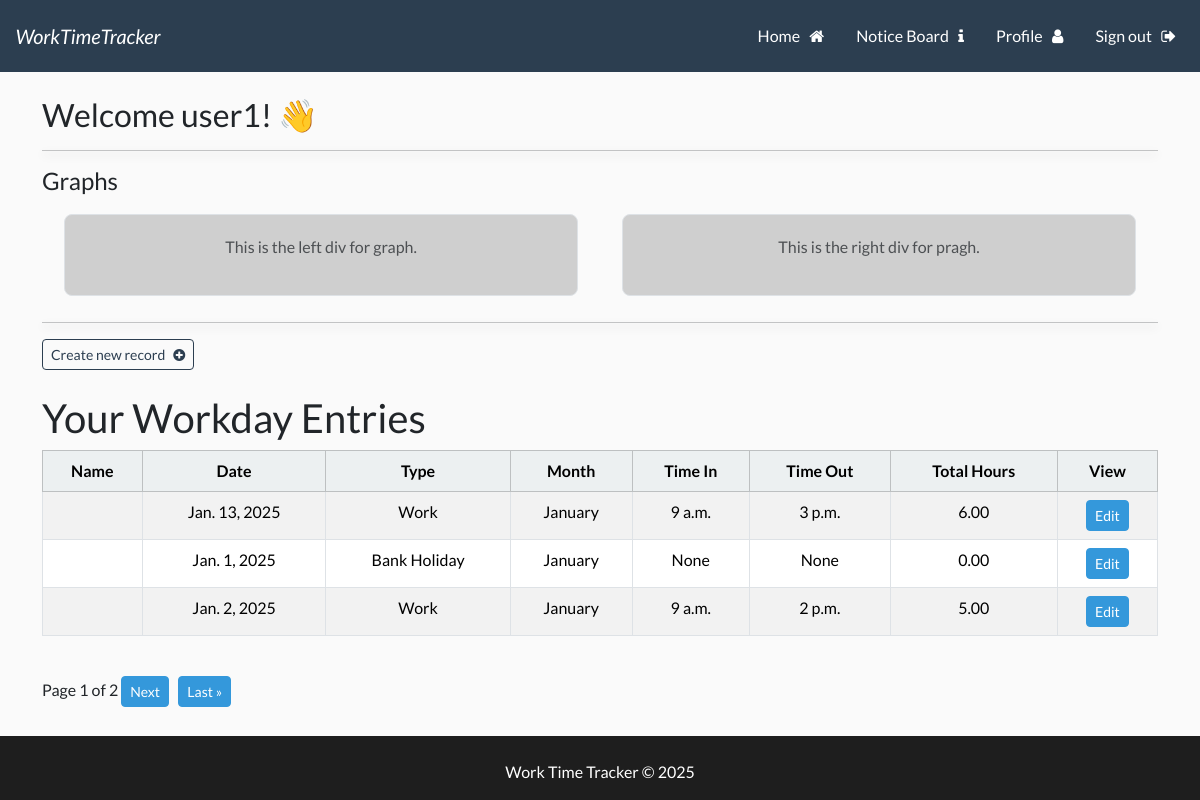
The page /wttapp (signed in) on the database its author committed.
### wttapp/models.py (models this page shows, shortened)
class Workday(models.Model):
    user = models.ForeignKey(User, related_name='user_workdays', on_delete=models.CASCADE)
    WORKDAY_TYPE_CHOICES = [
        ('Work', 'Work'),
        ('Sick Leave', 'Sick Leave'),
        ('Annual Leave', 'Annual Leave'),
        ('Bank Holiday', 'Bank Holiday'),
    ]
    MONTH_CHOICES = [
        ('January', 'January'),
        ('February', 'February'),
        ('March', 'March'),
        ('April', 'April'),
        ('May', 'May'),
        ('June', 'June'),
        ('July', 'July'),
        ('August', 'August'),
        ('September', 'September'),
        ('October', 'October'),
        ('November', 'November'),
        ('December', 'December'),
    ]
    id = models.AutoField(primary_key=True)
    name = models.CharField(max_length=200, blank=True)  # Combined name field
    date = models.DateField()
    month = models.CharField(
        max_length=20,
        choices=MONTH_CHOICES,
        default=get_current_month,
    )
    workday_type = models.CharField(
        max_length=20,
        choices=WORKDAY_TYPE_CHOICES,
        default='Work',
    )
    time_in = models.TimeField(blank=True, null=True)
    time_out = models.TimeField(blank=True, null=True)
    @property
    def total_hours(self):
        if self.time_in and self.time_out:
            time_in_dt = datetime.combine(date.today(), self.time_in)
            time_out_dt = datetime.combine(date.today(), self.time_out)
            time_diff = time_out_dt - time_in_dt
            return time_diff.total_seconds() / 3600  # Convert seconds to hours
        return 0

### wttapp/views.py (the view)
# urls.py: 2. Add a URL to urlpatterns:  path('', views.home, name='home')
@login_required
def home(request):
    user_profile = UserProfile.objects.get(user=request.user)
    if user_profile.status == 'Active' and user_profile.position in ['System Admin', 'Manager']:
        records_list = Workday.objects.all()  # Show all records
    else:
        records_list = Workday.objects.filter(user=request.user)  # Show only the user's records
    paginator = Paginator(records_list, 3)  # Show 3 records per page
    page = request.GET.get('page', 1)  # Get the current page number from the request
    try:
        records = paginator.page(page)
    except PageNotAnInteger:
        records = paginator.page(1)
    except EmptyPage:
        records = paginator.page(paginator.num_pages)
    return render(request, 'wttapp/home.html', {'records': records, 'user_profile': user_profile})

### templates/wttapp/home.html (shortened to what this page needs)
{% extends 'base.html' %}
{% load static %}
{% block content %}
<h3> Welcome {{user}}! 👋 </h3>
<hr>
<h4>Graphs</h4>
<div class="container-fluid">
    <div class="row">
        <div class="col-md-6 col-12">
            <div class="custom-div">
                <p class="text-muted">This is the left div for graph.</p>
            </div>
        </div>
        <div class="col-md-6 col-12">
            <div class="custom-div">
                <p class="text-muted">This is the right div for pragh. </p>
            </div>
        </div>
    </div>
</div>
<hr>
<a class="btn btn-outline-primary btn-sm" href="{% url 'create_record' %}">Create new record &nbsp; <i class="fa fa-plus-circle" aria-hidden="true"></i></a>
<br><br>
{% if user_profile.status == 'Active' and user_profile.position in 'System Admin Manager' %}
    <h2>All Workday Entries</h2>
{% else %}
    <h2>Your Workday Entries</h2>
{% endif %}
<table class="table table-hover table-striped  table-bordered text-center">
    <thead class="table-light">
        <tr>
            <th scope="col">Name</th>
            <th scope="col">Date</th>
            <th scope="col">Type</th>
            <th scope="col">Month</th>
            <th scope="col">Time In</th>
            <th scope="col">Time Out</th>
            <th scope="col">Total Hours</th>
            <th scope="col">View</th>
        </tr>
    </thead>
    <tbody>
        {% if records %}
        {% for record in records %}
        <tr>
            <td>{{ record.firstname }} {{ record.lastname }} </td>
            <td>{{ record.date }}</td>
            <td>{{ record.get_workday_type_display }}</td>
            <td>{{ record.get_month_display }}</td>
            <td>{{ record.time_in }}</td>
            <td>{{ record.time_out }}</td>
            <td>{{ record.total_hours|floatformat:2 }}</td>
            <td>
                <a href="#" class="btn btn-info btn-sm">Edit</a>
        </tr>
        {% endfor %}
        {% endif %}
    </tbody>
</table>
<br>
<div class="pagination">
    <span class="step-links">
        <span class="current">
            Page {{ records.number }} of {{ records.paginator.num_pages }}
        </span>
        {% if records.has_next %}
        <a class="btn btn-info btn-sm btn-secondary" href="?page={{ records.next_page_number }}">Next</a> &nbsp;
        <a class="btn btn-info btn-sm btn-secondary" href="?page={{ records.paginator.num_pages }}">Last &raquo;</a>
        {% endif %}
    </span>
</div>
{% endblock %}

### static/css/styles.css (style rules this page uses)
hr { box-shadow: 0 4px 10px rgba(0.8, 0.8, 0.8, 0.8); }
a { text-decoration: none; }
body { margin: 0; background-color: #fafafa; }
.custom-div { background-color: #cfcfcf; border: 1px solid #dee2e6; padding: 20px; margin: 10px; border-radius: 8px; text-align: center; }

### rows shown on the page
Workday: date "Jan. 13, 2025", workday_type "Work", month "January", time_in "9 a.m.", time_out "3 p.m.", total_hours "6.00"
Workday: date "Jan. 1, 2025", workday_type "Bank Holiday", month "January", time_in "None", time_out "None", total_hours "0.00"
Workday: date "Jan. 2, 2025", workday_type "Work", month "January", time_in "9 a.m.", time_out "2 p.m.", total_hours "5.00"

### other values the page prints
{{ user }} "user1"
{{ records.number }} "1"
{{ records.paginator.num_pages }} "2"
